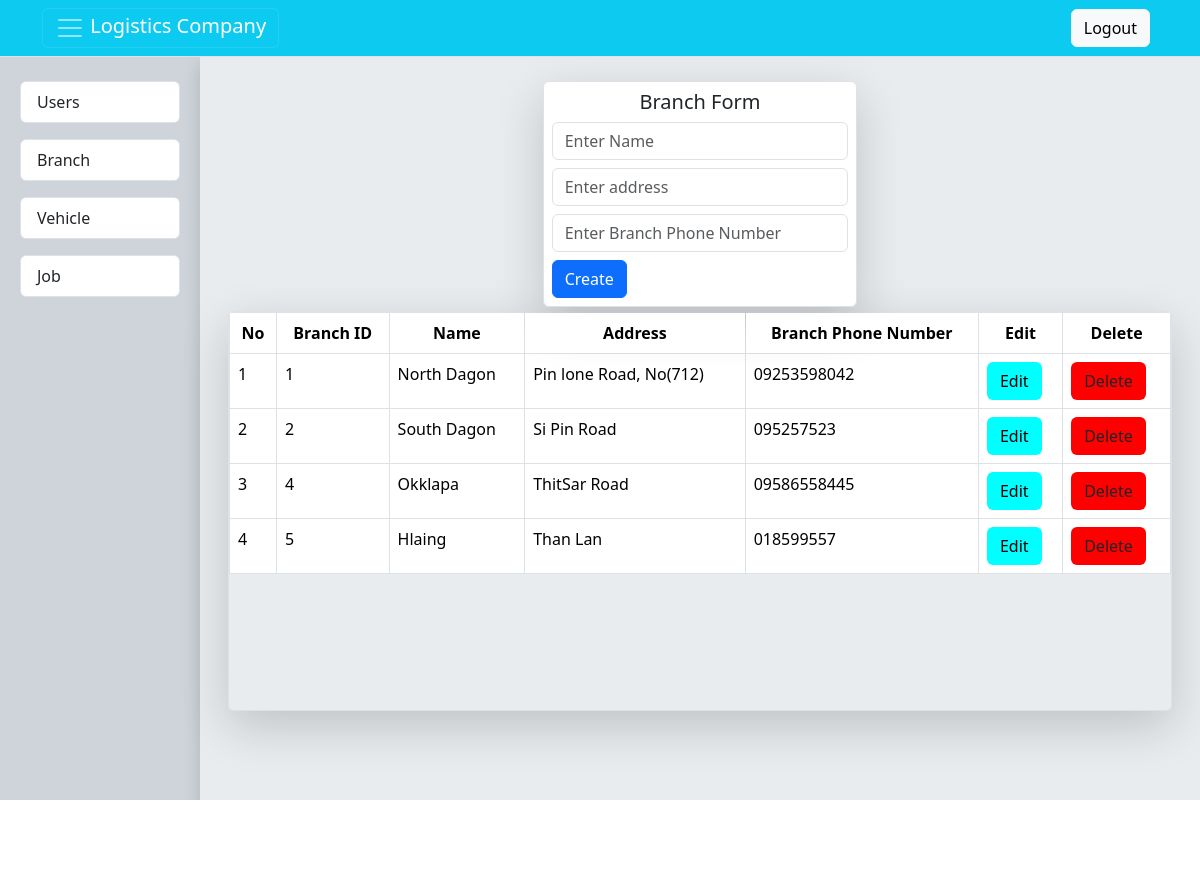
/branch.php, run on the app's committed database.
### tables this page shows
CREATE TABLE `branches` (
  `branchID` int(11) NOT NULL,
  `name` varchar(255) DEFAULT NULL,
  `address` varchar(255) DEFAULT NULL,
  `branchPhoneNumber` varchar(11) DEFAULT NULL
);

### branch.php (the view, shortened to what this page needs)
<?php
include ('db.php');
?>
<!DOCTYPE html>
<html lang="en">
<head>
    <link rel="stylesheet" href="https://cdn.jsdelivr.net/npm/bootstrap@5.3.2/dist/css/bootstrap.min.css"
 />
    <link rel="stylesheet" href="mainStyle.css" />
</head>
<body>
    <header>
        <nav class="navbar navbar-dark bg-info border-bottom border-body">
            <div class="container">
                <button class="navbar-toggler" type="button" data-bs-toggle="collapse" data-bs-target="#navbarNav"
                    aria-controls="navbarNav" aria-expanded="false" aria-label="Toggle navigation">
                    <span class="navbar-toggler-icon"></span>
                    <span class="text-white">Logistics Company</span>
                </button>
                <div class="d-flex justify-content-center">
                    <a class="btn btn-light ms-1 me-2 text-de custom-hover-bg custom-hover-text custom-hover-shadow"
                        id="logoutButton" href="logout.php">Logout</a>
                </div>
            </div>
        </nav>
    </header>
    <div class="main-container d-flex ">
        <div class="navContainer container-sm col-md-2 bg-dark-subtle">
            <ul class="list-group mt-3 mb-3">
                <a href="index.php">
                    <li class="list-group-item m-2 rounded custom-hover-bg custom-hover-text custom-hover-shadow">Users
                    </li>
                </a>
                <a href="branch.php">
                    <li class="list-group-item m-2 rounded custom-hover-bg custom-hover-text custom-hover-shadow">Branch
                    </li>
                </a>
                <a href="vehicle.php">
                    <li class="list-group-item m-2 rounded custom-hover-bg custom-hover-text custom-hover-shadow">
                        Vehicle
                    </li>
                </a>
                <a href="job.php">
                    <li class="list-group-item m-2 rounded custom-hover-bg custom-hover-text custom-hover-shadow">Job
                    </li>
                </a>
            </ul>
        </div>
        <div class="main bg-body-secondary shadow p-3 mb-5 col-md-10 container-xxl">
            <div class="container-xl  align-items-center p2 border-body mt-2 mb-2">
                <span class="d-flex justify-content-center">
                    <div class="branch-form shadow-lg col-md-4 p-2 border rounded bg-white">
                        <h5 id="toggle-form" class="text-center">Branch Form</h5>
                        <?php
                        if (isset($_GET['branchID'])) {
                            $id = $_GET['branchID'];
                            $sql = "SELECT * FROM branches WHERE branchID = '$id'";
                            $result = mysqli_query($conn, $sql);
                            $row = mysqli_fetch_array($result);
                            ?>
                        <form method="POST" id="job-form" action="branchUpdate.php">
                            <input type="hidden" name="branchID" value="<?php echo $row['branchID'] ?>">
                            <input value="<?php echo $row['name'] ?>" type="text" class="form-control mb-2"
                                placeholder="Enter Name" name="name" />
                            <input value="<?php echo $row['address'] ?>" type="text" class="form-control mb-2"
                                placeholder="Enter address" name="address" />
                            <input value="<?php echo $row['branchPhoneNumber'] ?>" type="text" class="form-control mb-2"
                                placeholder="Enter Branch Phone Number" name="branchPhoneNumber" />
                            <button class="btn btn-primary">Update</button>
                        </form>
                        <?php } else { ?>
                        <form method="POST" id="job-form" action="branchCreate.php">
                            <input type="text" class="form-control mb-2" placeholder="Enter Name" name="name" />
                            <input type="text" class="form-control mb-2" placeholder="Enter address" name="address" />
                            <input type="text" class="form-control mb-2" placeholder="Enter Branch Phone Number"
                                name="branchPhoneNumber" />
                            <button class="btn btn-primary">Create</button>
                        </form>
                        <?php } ?>
                    </div>
                </span>
                <div class="table-container border rounded shadow-lg mt-1">
                    <div class="main-page rounded">
                        <table class="table table-bordered ">
                            <thead class="rounded sticky-top">
                                <tr>
                                    <th class="text-center" scope="col">No</th>
                                    <th class="text-center" scope="col">Branch ID</th>
                                    <th class="text-center" scope="col">Name</th>
                                    <th class="text-center" scope="col">Address</th>
                                    <th class="text-center" scope="col">Branch Phone Number</th>
                                    <th class="text-center" scope="col">Edit</th>
                                    <th class="text-center" scope="col">Delete</th>
                                </tr>
                            </thead>
                            <tbody id="jobTable" class="rounded">
                                <?php
                                $sql = "SELECT * FROM branches";
                                $result = mysqli_query($conn, $sql);
                                $count = 1;
                                while ($row = mysqli_fetch_assoc($result)) {
                                    ?>
                                <tr>
                                    <td><?php echo $count++; ?></td>
                                    <td><?php echo $row['branchID']; ?></td>
                                    <td><?php echo $row['name']; ?></td>
                                    <td><?php echo $row['address']; ?></td>
                                    <td><?php echo $row['branchPhoneNumber']; ?></td>
                                    <td><a href="branch.php?branchID=<?php echo $row['branchID']; ?>"
                                            class="btn edit edit-bg">Edit</a></td>
                                    <td><a href="branchDelete.php?branchID=<?php echo $row['branchID']; ?>"
                                            class="btn delete delete-bg">Delete</a></td>
                                </tr>
                                <?php
                                }
                                ?>
                            </tbody>
                        </table>
                    </div>
                </div>
            </div>
        </div>
    </div>
</body>
</html>

### mainStyle.css (style rules this page uses)
body, html { height: 100%; margin: 0; overflow: hidden; }
.main-container, .main, .box-container, .report-container { height: 100%; }
.delete { background-color: rgb(255, 0, 0); color: black(63, 42, 165); }
.edit { background-color: rgb(0, 255, 255); color: black; }
.main-page { height: 200px; }
.table-container { max-width: 100%; height: 400px; overflow: auto; }
.branch-form { align-content: center; }
.list-group a { text-decoration: none; }
@media (min-width: 429px) and (max-width: 1366px) { .container { display: none; } }

### branch.php (style rules this page uses)
.branch-form { align-items: center; }
.delete { background-color: rgb(255, 0, 0); color: black(63, 42, 165); }
.edit { background-color: rgb(0, 255, 255); color: black; }

### data on the page
branches: branchID "1", name "North Dagon", address "Pin lone Road, No(712)", branchPhoneNumber "09253598042"
branches: branchID "2", name "South Dagon", address "Si Pin Road", branchPhoneNumber "095257523"
branches: branchID "4", name "Okklapa", address "ThitSar Road", branchPhoneNumber "09586558445"
branches: branchID "5", name "Hlaing", address "Than Lan", branchPhoneNumber "018599557"
